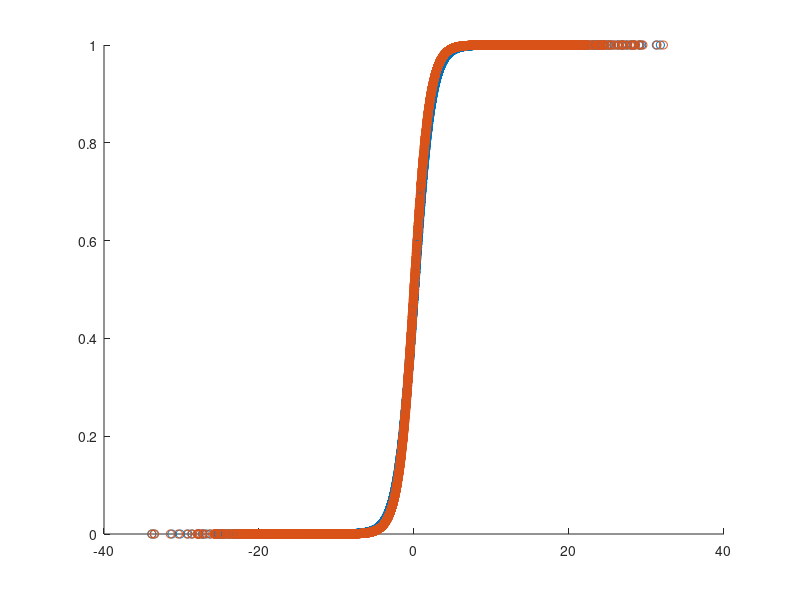

Source code (MATLAB):
clc;
clear;
tic
rng(123456);
%format long

%DGP
N = 5000;
k=100;
K = 2;
mu=0;
sigma = 1;
sigma2 =1;
p=3;
kk = 1;
beta_in = zeros(kk,8);
beta_out = zeros(kk,8);% record of each beta
www=100000;
mumu = zeros(1,9);
sigmasigma = eye(9);
sigmasigma(2,3) = 0;
sigmasigma(3,2) = 0;
for i =1:kk
%x =  -1 + 2*rand(N,2);
%x = random('normal',mu,sigma,[N,9]) ; 
x = mvnrnd(mumu,sigmasigma,N);
%x(:,1) = pearsrnd(0,1,-12,150,N,1);
x(:,1) = 1;
x_continuous = x(:,5:9); % continuous
%x = 1 * (x > 0); % discrete
x(:,5:9) = x_continuous;
%e =1*(trnd(1,N,1)>0.2).*( rand(N,1)+0.5)*2 + (1-1*(trnd(1,N,1)>0.8)).*rand(N,1); 
%e = random('normal',mu,sigma,[N,1]) ;
e = random('logistic',mu,sigma2,[N,1]) ;
%e =1*(trnd(1,N,1)>0.2).* random('normal',-2,sigma2,[N,1]) + (1-1*(trnd(1,N,1)>0.8)).*random('normal',5,sigma2,[N,1]); 
%e = trnd(1,N,1);
beta = [0,1,2,4,5,-1,-2,-4,-5];

z = sum(x * beta',2);
y = 1 *(z > e);
xx = x'*x/N;
xx_use = xx^-1;
xx_use = xx_use(2:9,2:9);
L = 1/(2*pi*sigma2^2)^0.5;
w = 1/N* ones(N,1);

%estimation
% First, use logistic to estimate
%beta_0 = [1,0,0,0,0,0,0,0,0];
%beta_0 = [1,1,2,4,5,-1,-2,-4,-5];
beta_0 = [1,1,-100,100,100,1,1,-100,1];
%beta_0 = [100,100,-100,100,100,100,100,-100,-100];
beta_t =beta_0(2:9);
%y_hat = exp(sum(x * beta_0',2))./(1+exp(sum(x * beta_0',2)));
%beta_t = beta_t - (1/L * xx_use /N * x(:,2:9)'*(y_hat -y))';
%iteration
 options1 = optimset('MaxFunEvals',1000000,'MaxIter',10000);
 beta_ave = 0;
for j =1:k
    x_trans = x(:,2:9) * beta_t' ;
    x_trans = x_trans/www;
    x_reg =[x_trans.^0,x_trans];%1111
    %x_reg =x_trans;
    for ii =2:p
    %for ii = 2:p
        x_reg = [x_reg,x_trans.^ii];
    end
    fun =@(S)sum(log(1 +  exp(x_reg *S'))) - y'* x_reg*S';
    S0 = zeros(1,p+1);%2222
    %S0 = zeros(1,p);%2222
    S0(1) =1;
    St= fminsearch(fun,S0,options1);
    g_trans= x_reg * St';
    g_hat = exp(g_trans)./(1+exp(g_trans));
    beta_t1 = beta_t - (200/L * xx_use/j^.6 /N * x(:,2:9)'*(g_hat -y))';
    %if max(abs(beta_t1 - beta_t)) <0.000001 % origial #5 0's
    %    break
    %end
    beta_t = beta_t1;
    beta_t/beta_t(1)
    sum(log(1 +  exp(x_reg *St'))) - y'* x_reg*St'
    beta_ave = (beta_ave*(j-1) + beta_t1)/j;
    beta_ave/beta_ave(1)
    beta_show(j,:) = beta_t;
end
beta_in(i,:) =beta_t/beta_t(1);
beta_out(i,:) = beta_ave/beta_ave(1);

end

xx_vuse = x(:,2:9)'* x(:,2:9)/N;


 x_trans = x(:,2:9) * beta_ave' ;
    x_trans = x_trans/www;
    x_reg =[x_trans.^0,x_trans];%1111
    %x_reg =x_trans;
    for ii =2:p
    %for ii = 2:p
        x_reg = [x_reg,x_trans.^ii];
    end
     fun =@(S)sum(log(1 +  exp(x_reg *S'))) - y'* x_reg*S';
    S0 = zeros(1,p+1);%2222
    %S0 = zeros(1,p);%2222
    S0(1) =1;
    St= fminsearch(fun,S0,options1);
g_trans= x_reg * St';
    g_hat = exp(g_trans)./(1+exp(g_trans));

sigma11 = zeros(8,8);
sigma22 = zeros(8,8);
sigma33 = zeros(8,8);
E_trans = zeros(p+1,8);
%for i =1:N
%sigma11 = sigma11 + g_hat(i)*(1-g_hat(i))*(xx_use^0.5*x(i,2:9)' +x(i,2:9)*beta_ave'* lbeta)*(xx_use^0.5*x(i,2:9)'+x(i,2:9)*beta_ave'* lbeta)';
%end

%for i =1:N
%sigma11 = sigma11 + g_hat(i)*(1-g_hat(i))*(xx_use^-0.5*x(i,2:9)')*(xx_use^-0.5*x(i,2:9)')';
%end

for i =1:N
sigma11 = sigma11 + g_hat(i)*(1-g_hat(i))*x(i,2:9)'*x(i,2:9);
end
sigma11 = sigma11/N



g_prime_trans = x_reg(:,1:3)*[St(2)/www,2*St(3)/www,3*St(4)/www]';
g_prime_hat = exp(g_trans)./(1+exp(g_trans)).^2 .*g_prime_trans;
 g_l_hat = exp(g_trans)./(1+exp(g_trans)).^2;
 gl_hat = g_l_hat *ones(1,p+1);



for i =1:N
    E_trans = E_trans +g_prime_hat(i)* x_reg(i,:)'*x(i,2:9);
end
E_trans = E_trans/N;

for i=1:N
    sigma22 = sigma22 + g_prime_hat(i)*x(i,2:9)'*x(i,2:9) -x(i,2:9)'*x_reg(i,:)* (x_reg'*x_reg/N)^-1 * E_trans;
end
sigma22 = sigma22/N 

%for i=1:N
%   sigma22 = sigma22 + g_prime_hat(i)* xx_vuse^-0.5*x(i,2:9)'*x(i,2:9);
%end
for i=1:N
    sigma33 = sigma33 + g_prime_hat(i)*x(i,2:9)'*x(i,2:9);
end
sigma33 = sigma33/N                                                                                                                                                                                                                             

sigma_beta_ave = sigma22(2:8,2:8)'^-1 *sigma11(2:8,2:8)*sigma22(2:8,2:8)^-1 
st_beta_ave = (diag(sigma_beta_ave).^.5)'/sqrt(N)
z_beta_ave = beta_ave(2:8)./st_beta_ave

sigma_beta_ave = sigma33(2:8,2:8)'^-1 *sigma11(2:8,2:8)*sigma33(2:8,2:8)^-1 
st_beta_ave = (diag(sigma_beta_ave).^.5)'/sqrt(N)
z_beta_ave = beta_ave(2:8)./st_beta_ave

%aver_itime = mean(itime);
%mean_bias_1_10000 = mean(beta_in - ones(kk,1) * beta(2:9));
%rmse_1_10000 = (mean((beta_in - ones(kk,1) * beta(2:9)).^2)).^0.5;
%save('stochasticgradient_discrete_5000.mat','mean_bias_1_5000','rmse_1_5000','aver_itime');
%mean_bias_2_10000 = mean(beta_out - ones(kk,1) * beta(2:9));
%rmse_2_10000 = (mean((beta_out - ones(kk,1) * beta(2:9)).^2)).^0.5;
toc
scatter( x_reg(:,2)*www/beta_t(1),g_hat);
hold on;
scatter(z,exp(z)./(1+exp(z)))
hold off

